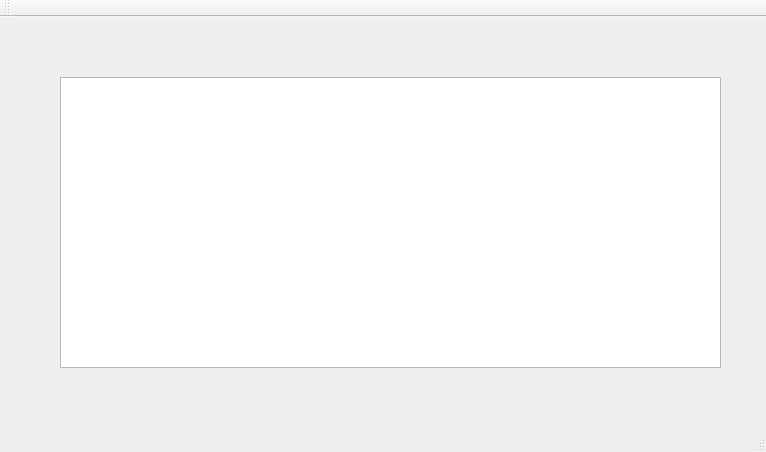
<?xml version="1.0" encoding="UTF-8"?>
<ui version="4.0">
 <class>MainWindow</class>
 <widget class="QMainWindow" name="MainWindow">
  <property name="geometry">
   <rect>
    <x>0</x>
    <y>0</y>
    <width>766</width>
    <height>452</height>
   </rect>
  </property>
  <property name="windowTitle">
   <string>MainWindow</string>
  </property>
  <widget class="QWidget" name="centralWidget">
   <widget class="QColumnView" name="columnView">
    <property name="geometry">
     <rect>
      <x>60</x>
      <y>60</y>
      <width>661</width>
      <height>291</height>
     </rect>
    </property>
   </widget>
  </widget>
  <widget class="QMenuBar" name="menuBar">
   <property name="geometry">
    <rect>
     <x>0</x>
     <y>0</y>
     <width>766</width>
     <height>26</height>
    </rect>
   </property>
  </widget>
  <widget class="QToolBar" name="mainToolBar">
   <attribute name="toolBarArea">
    <enum>TopToolBarArea</enum>
   </attribute>
   <attribute name="toolBarBreak">
    <bool>false</bool>
   </attribute>
  </widget>
  <widget class="QStatusBar" name="statusBar"/>
 </widget>
 <layoutdefault spacing="6" margin="11"/>
 <resources/>
 <connections/>
</ui>
